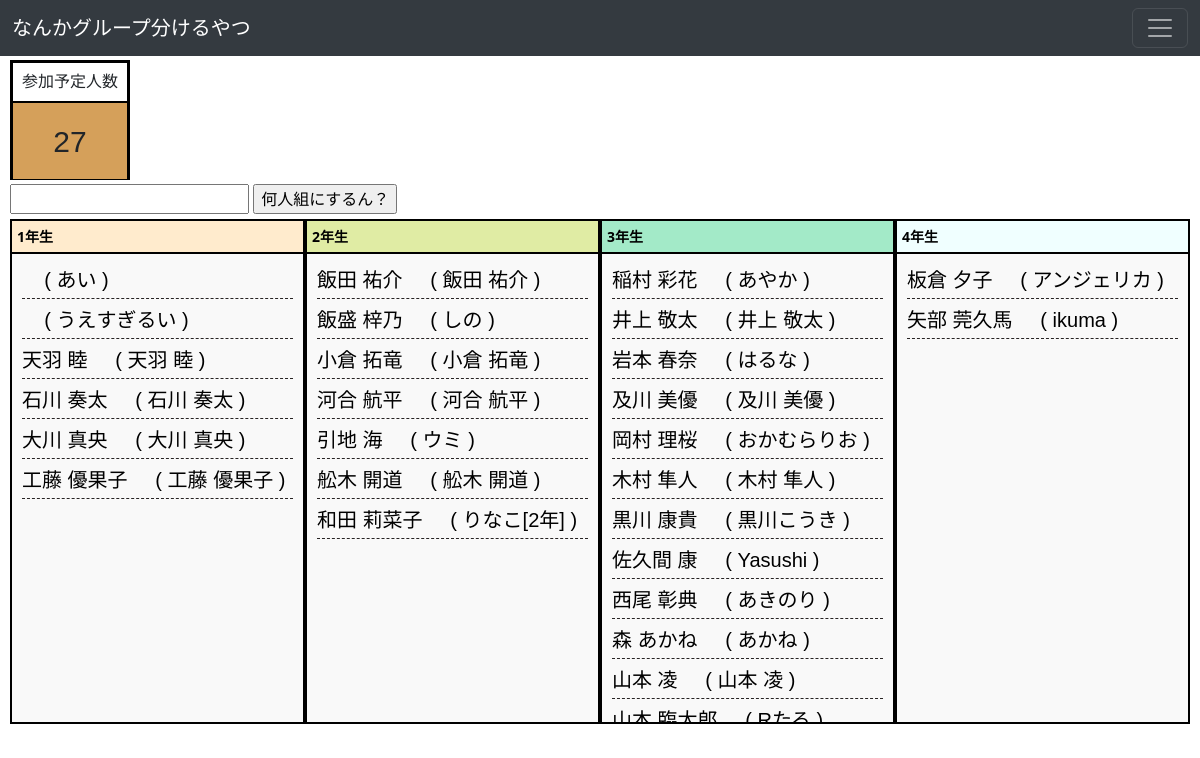
The page /joiner on the database as committed earlier.
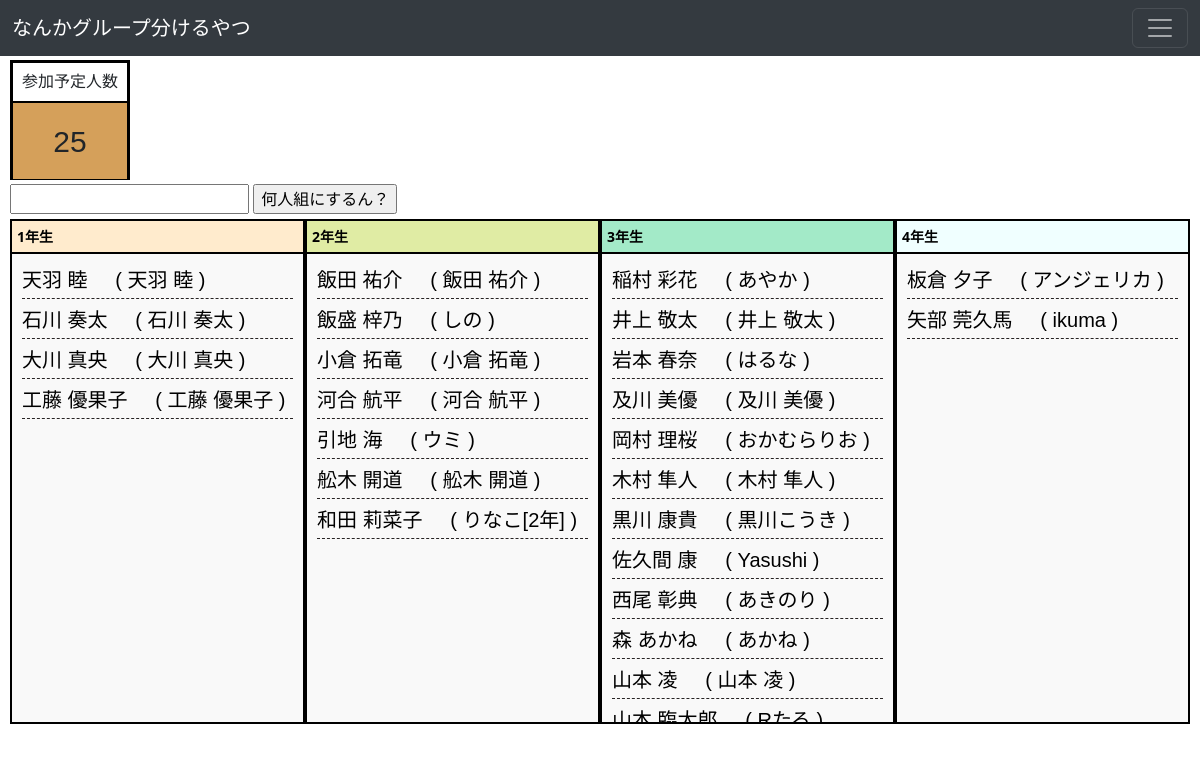
The same page on the database as committed later.
### app.py (models this page shows)
class Post(db.Model):
    __tablename__ = 'member'
    id = db.Column(db.Integer,primary_key=True)
    name = db.Column(db.String(30),nullable = True)
    line = db.Column(db.String(50),nullable = False)
    read = db.Column(db.String(30),nullable= True )
    grade = db.Column(db.Integer,nullable= False)
    sex   = db.Column(db.String(1),nullable = False)
    belong = db.Column(db.Integer, nullable=False)

### app.py (the view)
@app.route('/joiner',methods=['GET'])
def joiner():
    if request.method == 'GET':
        members1 = Post.query.filter(Post.grade==1,Post.belong==1).order_by(Post.read.asc()).all()
        c1 = len(members1)
        members2 = Post.query.filter(Post.grade==2,Post.belong==1).order_by(Post.read.asc()).all()
        c2 = len(members2)
        members3 = Post.query.filter(Post.grade==3,Post.belong==1).order_by(Post.read.asc()).all()
        c3 = len(members3)
        members4 = Post.query.filter(Post.grade==4,Post.belong==1).order_by(Post.read.asc()).all()
        c4 = len(members4)
        members = Post.query.filter(Post.belong == 1).all()
        ca = len(members)
        return rt('joiner.html', members1=members1,members2=members2,members3=members3,members4=members4,greeding=comment,c1=c1,c2=c2,c3=c3,c4=c4,ca=ca,k=k)

### templates/joiner.html (shortened to what this page needs)
{% extends 'base.html' %}
{% block head %}
<link rel="stylesheet" href="{{url_for('static', filename='css/joiner.css')}}">
{% endblock %}
{% block body %}
<div class="joinnum">
    <p class="logo">参加予定人数</p>
    <div class="num">
        <p>{{ ca }}</p>
    </div>
</div>
<form action="/grouping" method = "POST">
    <input type="number" min="1" name="group_num" value="{{ count_m }}">
    <input type="submit" value="何人組にするん？">
</form>
<div class="members">
    <div class="grades g-1">
        <div class ="box_title t-1">1年生</div>
        <div class ="box_srcollbar">
        {% for member in members1 %}
            <div class="person_name">
                <p>{{ member.name }} &nbsp; &nbsp; ( {{member.line}} )</p>
            </div>
        {% endfor %}
        </div>
    </div>
    <div class="grades g-2">
        <div class ="box_title t-2">2年生</div>
        <div class ="box_srcollbar">
        {% for member in members2 %}
            <div class="person_name">
                <p>{{ member.name }} &nbsp; &nbsp; ( {{member.line}} )</p>
            </div>
        {% endfor %}
    </div>
    </div>
    <div class="grades g-3 ">
        <div class ="box_title t-3">3年生</div>
        <div class ="box_srcollbar">
        {% for member in members3 %}
            <div class="person_name">
                <p>{{ member.name }} &nbsp; &nbsp; ( {{member.line}} )</p>
            </div>
        {% endfor %}
        </div>
    </div>
    <div class="grades g-4 t-4">
        <div class ="box_title">4年生</div>
        <div class ="box_srcollbar">
        {% for member in members4 %}
            <div class="person_name">
                <p>{{ member.name }} &nbsp; &nbsp; ( {{member.line}} )</p>
            </div>
        {% endfor %}
    </div>
</div>
{% endblock %}

Rows that differ between the two databases and show on the page:
removed Post: line "あい"
removed Post: line "うえすぎるい"
Other text that changed with them:
{{ ca }}: "27" → "25"
